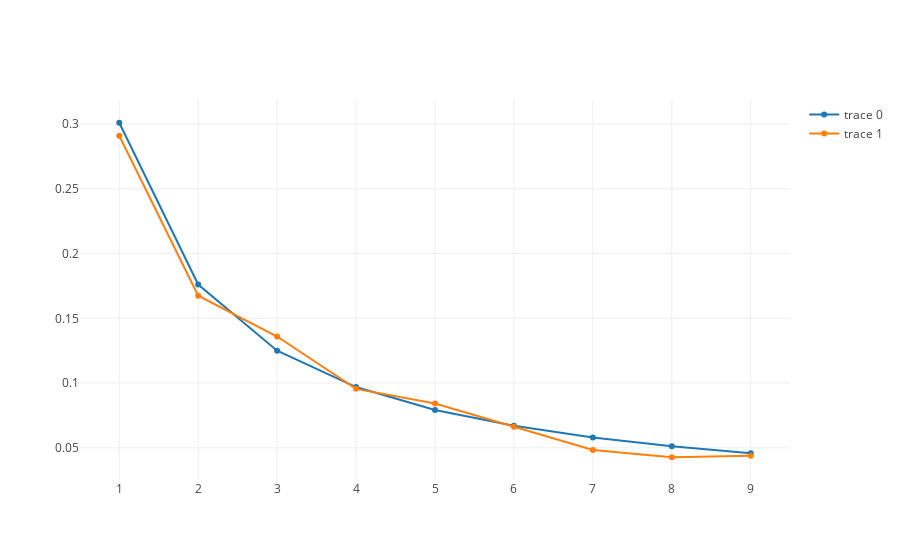

Notebook code cell kept with this figure:
### Code cell
import plotly

plotly.offline.init_notebook_mode(connected=True)
Benfords_Law = {'type': 'scatter', 'x': list(range(1, 10)), 'y': benfords_law}
Valeant = {'type': 'scatter', 'x': list(range(1, 10)), 'y': frequencies(benford_valeant)}


plotly.offline.iplot([Benfords_Law, Valeant])

### Figure 1 — Plotly figure (JSON) as saved in the notebook; plotly's stock layout.template omitted (floating-point values rounded to 4 significant figures)
{"data": [{"type": "scatter", "uid": "16410892-62ed-4059-a015-ae7c81ce5ad0", "x": [1, 2, 3, 4, 5, 6, 7, 8, 9], "y": [0.301, 0.1761, 0.1249, 0.09691, 0.07918, 0.06695, 0.05799, 0.05115, 0.04576]}, {"type": "scatter", "uid": "b3eeb5dd-51f8-4996-85ec-c7d68b7be3ce", "x": [1, 2, 3, 4, 5, 6, 7, 8, 9], "y": [0.291, 0.1674, 0.136, 0.09551, 0.08427, 0.06629, 0.04831, 0.0427, 0.04382]}], "layout": {}}
